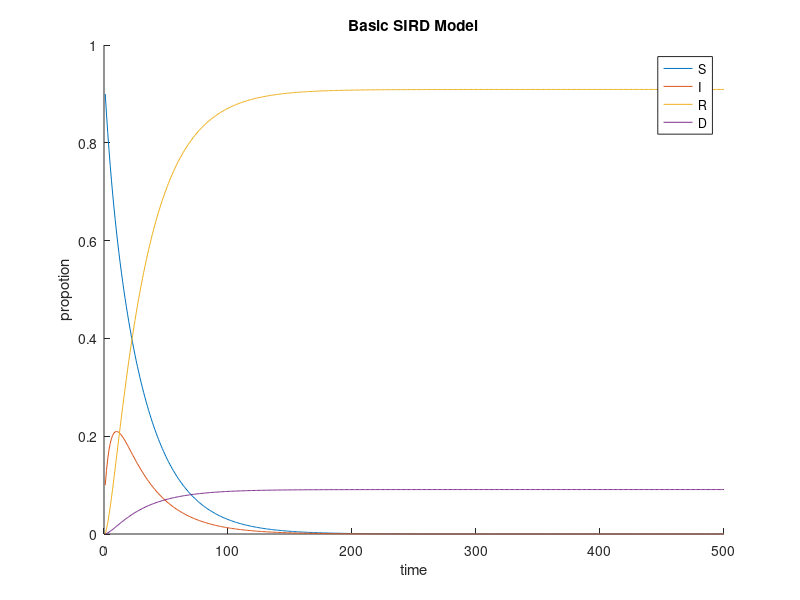
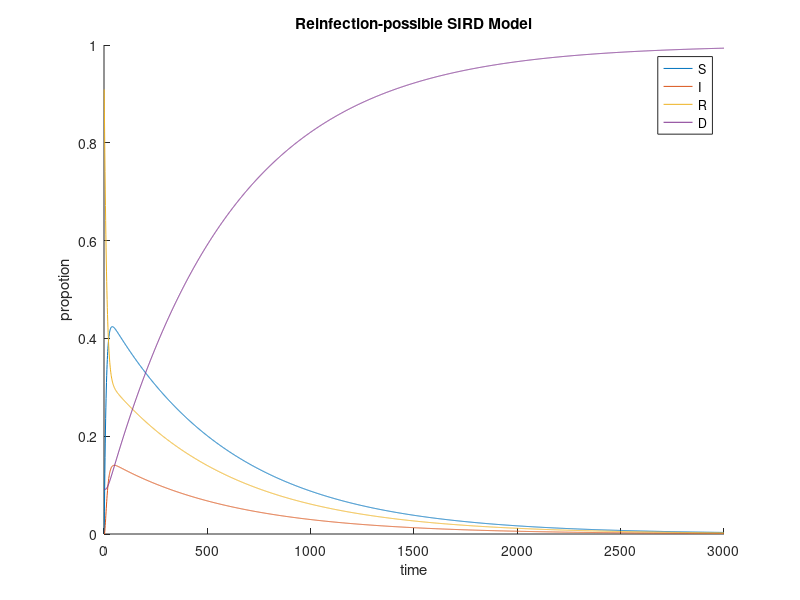

MATLAB code to generate these figures, in order:
clear;
close all;

%basic model without reinfection

%initializing a matrix x that contains the percentage of SIRD from 0 - time
x = zeros(4,500);

x_0 = [0.9,0.1,0,0]';

%transition matrix A
A = [0.95 0.04 0 0;
    0.05 0.85 0 0; 
    0 0.1 1 0; 
    0 0.01 0 1];

x(:,1) = x_0;

for t = 2:500
    x_0 = A * x_0;  % Update the state using the transition matrix
    x(:, t) = x_0;
end

%get the S I R D data from the matrix x
S = x(1,:);
I = x(2,:);
R = x(3,:);
D = x(4,:);

figure;
hold on;
plot(S);
plot(I);
plot(R);
plot(D);
title('Basic SIRD Model')
ylabel('propotion')
xlabel('time')
legend('S','I','R','D')
hold off;


%reinfection possible

% 0.05 of the recovered will become suscpetible again
A_reinfec = [0.95 0.04 0.05 0;
     0.05 0.85 0 0;
     0    0.10 0.95 0;
     0    0.01 0 1];

x_reinfec = zeros(4,3000);

x_reinfec(:,1) = x_0;

for t = 2:3000
    x_0 = A_reinfec * x_0; 
    x_reinfec(:, t) = x_0;
end 

S = x_reinfec(1,:);
I = x_reinfec(2,:);
R = x_reinfec(3,:);
D = x_reinfec(4,:);

figure;
hold on;
plot(S);
plot(I);
plot(R);
plot(D);
title('Reinfection-possible SIRD Model')
ylabel('propotion')
xlabel('time')
legend('S','I','R','D')
hold off;





